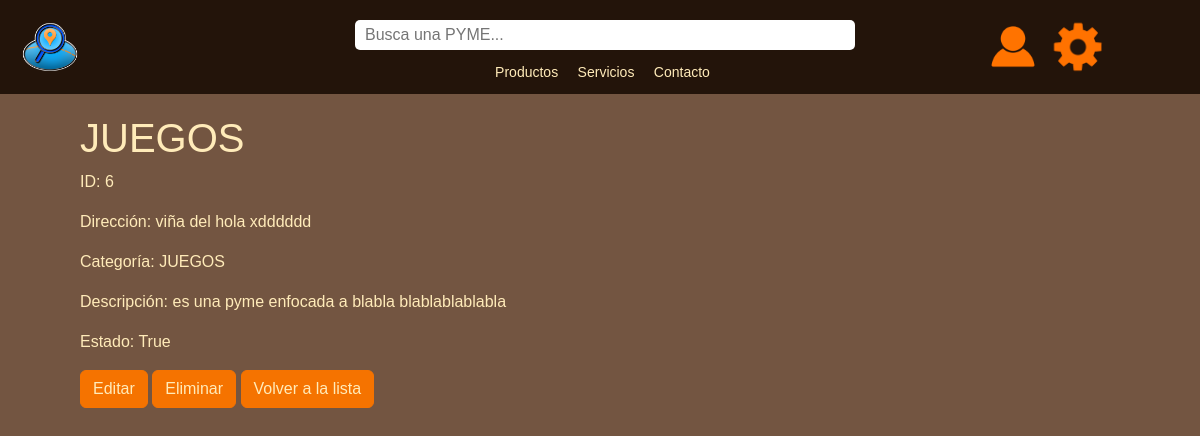
/pymes/6/ (signed in), run on the app's committed database.
### main/models.py (models this page shows, shortened)
class PYME(models.Model):
    id_PYME = models.AutoField(primary_key=True)  # autoincrementable
    nombre = models.CharField(max_length=20)  # obligatoria
    direccion = models.CharField(max_length=50, blank=True, null=True)
    categoria = models.ForeignKey('CATEGORIA', on_delete=models.SET_NULL, null=True)  # Clave foránea a CATEGORIA
    descripcion = models.CharField(max_length=500)  # obligatoria
    estado = models.BooleanField(default=True)
    user = models.ForeignKey(User, on_delete=models.CASCADE)  # clave foránea conectada con User
    imagen = models.ImageField(upload_to='pymes/', blank=True, null=True)  # Campo para la imagen

class CATEGORIA(models.Model):
    id_categoria = models.AutoField(primary_key=True)
    nombre = models.CharField(max_length=20)
    def __str__(self):
        return self.nombre

### main/views.py (the view)
# urls.py: path('pymes/<int:id>/', views.pyme_detail, name='pyme_detail'),
def pyme_detail(request, id):
    pyme = get_object_or_404(PYME, id_PYME=id)
    return render(request, 'main/crud_pyme/pyme_detail.html', {'pyme': pyme})

### main/templates/main/crud_pyme/pyme_detail.html (shortened to what this page needs)
{% extends "main/base.html" %}
{% block content %}
<div class="content">
    <h1>{{ pyme.nombre }}</h1>
    <p>ID: {{ pyme.id_PYME }}</p>
    <p>Dirección: {{ pyme.direccion }}</p>
    <p>Categoría: {{ pyme.categoria }}</p>
    <p>Descripción: {{ pyme.descripcion }}</p>
    <p>Estado: {{ pyme.estado }}</p>
    <a href="{% url 'pyme_update' pyme.id_PYME %}" class="btn btn-warning">Editar</a>
    <form method="post" action="{% url 'pyme_delete' pyme.id_PYME %}" style="display:inline;">
        <button type="submit" class="btn btn-danger">Eliminar</button>
    </form>
    <a href="{% url 'pyme_list' %}" class="btn btn-primary">Volver a la lista</a>
</div>
{% endblock %}

### main/static/main/css/style.css (style rules this page uses)
* { margin: 0; padding: 0; box-sizing: border-box; }
:root { --nav-color:rgb(35, 20, 10); --bg-color:rgb(115, 85, 65); --text-a-color:rgb(255, 235, 185); --text-b-color: rgb(115, 85, 65); --button-color: rgb(245, 115, 0); --button-hover-color: rgb(255, 235, 185); }
body { font-family: Arial, sans-serif; background-color: var(--bg-color); color: var(--text-a-color); margin: 0; padding: 0; }
.btn { background-color: var(--button-color); color: rgb(255, 235, 185); border: 1px solid var(--button-color); }
.content { width: 90%; margin: auto; padding: 20px; }

### data on the page
PYME: nombre "JUEGOS", id_PYME "6", direccion "viña del hola xdddddd", categoria "JUEGOS", descripcion "es una pyme enfocada a blabla blablablablabla", estado "True"
